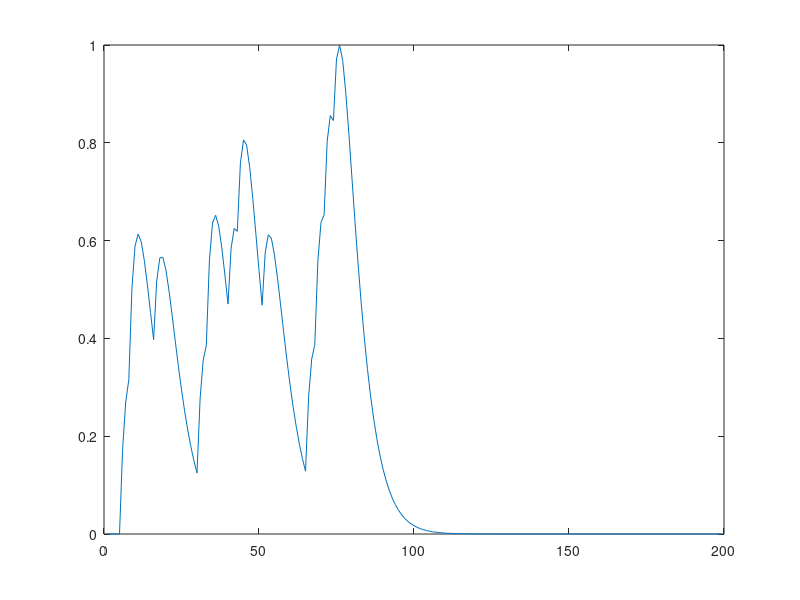

MATLAB code for this plot:
% test convolution
clear

MF_firing = [0.
0.
0.
0.
1.
0.
0.
1.
0.
0.
0.
0.
0.
0.
0.
1.
0.
0.
0.
0.
0.
0.
0.
0.
0.
0.
0.
0.
0.
1.
0.
0.
1.
0.
0.
0.
0.
0.
0.
1.
0.
0.
1.
0.
0.
0.
0.
0.
0.
0.
1.
0.
0.
0.
0.
0.
0.
0.
0.
0.
0.
0.
0.
0.
1.
0.
0.
1.
0.
0.
1.
0.
0.
1.
0.];

% fpulse
t = 0;
Pprime = 5.0;
Tcprime = 4E-9;
t=0;
for j = 1:125
      f_pulse(j) = t/Tcprime * exp(1-t/Tcprime); 
      t = t+1E-9;
end 

%for i = 1:length(a)
%    MF_firing(i) = a(i);
%end

%MF_firing(1) = 1;
%MF_firing(10)= 1;

fconv = conv(MF_firing,f_pulse);

u = f_pulse;
v = MF_firing;

fconv2 = conv(v,u);

k = 1;
w(length(u)+length(v)-1)=zeros;
% pad zeros
v(length(v)+1:length(w))=zeros;
for i = 1:size(w,2)
    w(k) = 0;
    for j = 1:size(u,2)
        if (k-j+1) >= 1
            w(k) = w(k) + u(j)*v(k-j+1);
        end
    end
    k = k + 1;
end



plot(w/max(w))
%hold on
%plot(f_pulse)